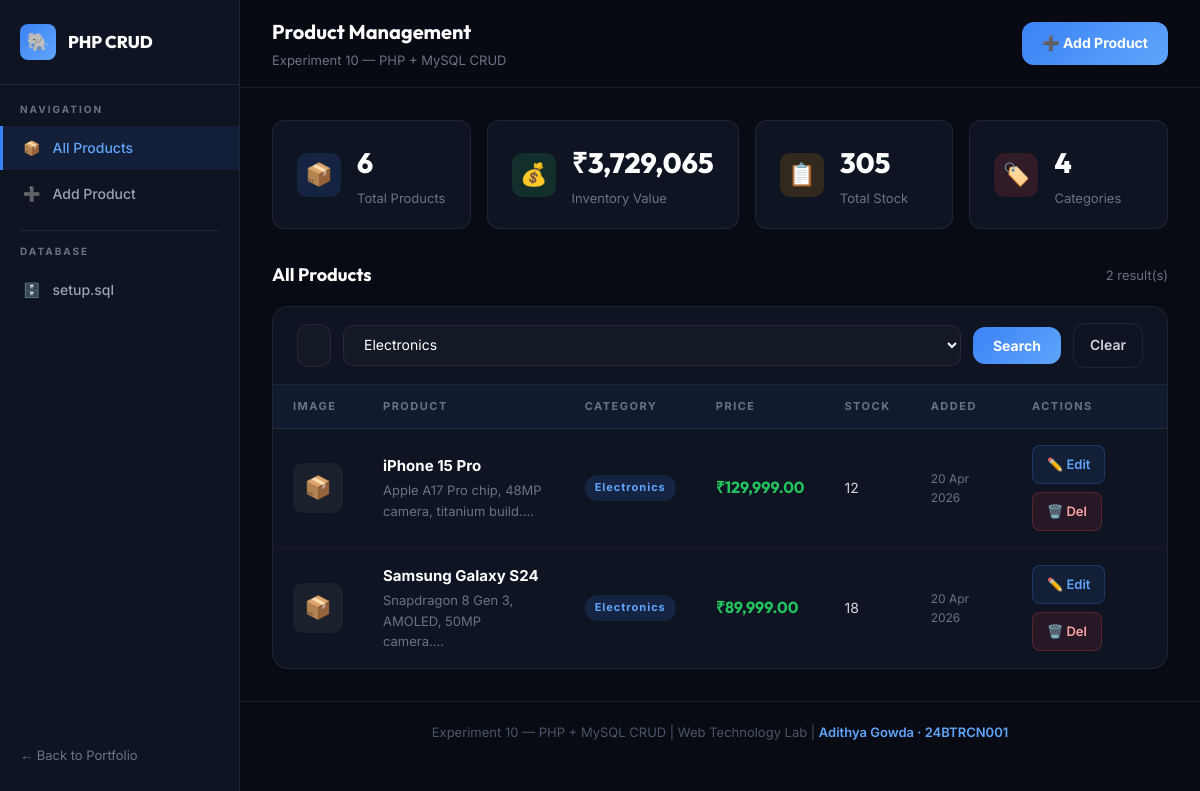
Screenshot of /index.php?cat=Electronics with the database file from the repository.
### tables this page shows
CREATE TABLE products (
    id          INT UNSIGNED AUTO_INCREMENT PRIMARY KEY,
    name        VARCHAR(120)    NOT NULL,
    category    ENUM('Electronics','Clothing','Food','Books','Other') NOT NULL DEFAULT 'Other',
    price       DECIMAL(10,2)   NOT NULL,
    stock       INT UNSIGNED    NOT NULL DEFAULT 0,
    description TEXT,
    image       VARCHAR(255)    DEFAULT NULL,
    created_at  TIMESTAMP       DEFAULT CURRENT_TIMESTAMP,
    updated_at  TIMESTAMP       DEFAULT CURRENT_TIMESTAMP ON UPDATE CURRENT_TIMESTAMP
);

### index.php (the view, shortened to what this page needs)
<?php
$db = getDB();
$totalProducts = $db->query('SELECT COUNT(*) FROM products')->fetchColumn();
$totalValue    = $db->query('SELECT SUM(price * stock) FROM products')->fetchColumn() ?? 0;
$totalStock    = $db->query('SELECT SUM(stock) FROM products')->fetchColumn() ?? 0;
$categories    = $db->query('SELECT COUNT(DISTINCT category) FROM products')->fetchColumn();
$search   = trim($_GET['search'] ?? '');
$catFilter= $_GET['cat'] ?? '';
$sql      = 'SELECT * FROM products WHERE 1=1';
$params   = [];
if ($catFilter !== '') {
    $sql .= ' AND category = :cat';
    $params[':cat'] = $catFilter;
}
$sql .= ' ORDER BY created_at DESC';
$stmt = $db->prepare($sql);
$stmt->execute($params);
$products = $stmt->fetchAll();
?>
<!DOCTYPE html>
<html lang="en">
<head>
    <link rel="stylesheet" href="style.css">
</head>
<body>
<div class="layout">
    <aside class="sidebar">
        <div class="sidebar-logo">
            <div class="sidebar-logo-icon">🐘</div>
            PHP CRUD
        </div>
        <span style="font-size:10px;font-weight:700;letter-spacing:2px;color:var(--gray-500);text-transform:uppercase;padding:0 20px 8px;">Navigation</span>
        <a href="index.php" class="nav-item active">
            <span class="nav-icon">📦</span> All Products
        </a>
        <a href="create.php" class="nav-item">
            <span class="nav-icon">➕</span> Add Product
        </a>
        <div class="sidebar-divider"></div>
        <span style="font-size:10px;font-weight:700;letter-spacing:2px;color:var(--gray-500);text-transform:uppercase;padding:0 20px 8px;">Database</span>
        <a href="setup.sql" class="nav-item" download>
            <span class="nav-icon">🗄️</span> setup.sql
        </a>
        <div class="sidebar-back">
            <a href="../../index.html">← Back to Portfolio</a>
        </div>
    </aside>
    <div class="content">
        <div class="topbar">
            <div>
                <div class="topbar-title">Product Management</div>
                <div class="topbar-sub">Experiment 10 — PHP + MySQL CRUD</div>
            </div>
            <div class="topbar-actions">
                <a href="create.php" class="btn btn-primary">➕ Add Product</a>
            </div>
        </div>
        <div class="main">
            <div class="stats-grid">
                <div class="stat-card">
                    <div class="stat-icon blue">📦</div>
                    <div>
                        <div class="stat-value"><?= $totalProducts ?></div>
                        <div class="stat-label">Total Products</div>
                    </div>
                </div>
                <div class="stat-card">
                    <div class="stat-icon green">💰</div>
                    <div>
                        <div class="stat-value">₹<?= number_format((float)$totalValue, 0) ?></div>
                        <div class="stat-label">Inventory Value</div>
                    </div>
                </div>
                <div class="stat-card">
                    <div class="stat-icon yellow">📋</div>
                    <div>
                        <div class="stat-value"><?= $totalStock ?></div>
                        <div class="stat-label">Total Stock</div>
                    </div>
                </div>
                <div class="stat-card">
                    <div class="stat-icon red">🏷️</div>
                    <div>
                        <div class="stat-value"><?= $categories ?></div>
                        <div class="stat-label">Categories</div>
                    </div>
                </div>
            </div>
            <div class="table-section">
                <div class="section-header">
                    <h2 class="section-title">All Products</h2>
                    <span style="font-size:13px;color:var(--gray-500);"><?= count($products) ?> result(s)</span>
                </div>
                <div class="table-card">
                    <form method="GET" class="search-bar">
                        <input type="text" name="search" placeholder="🔍  Search products…"
                               value="<?= htmlspecialchars($search) ?>">
                        <select name="cat" onchange="this.form.submit()"
                            style="background:var(--bg-input);border:1.5px solid var(--border);border-radius:10px;padding:10px 16px;color:var(--white);font-size:14px;outline:none;">
                            <?php foreach (['Electronics','Clothing','Food','Books','Other'] as $c): ?>
                            <option value="<?=$c?>" <?= $catFilter===$c?'selected':'' ?>><?=$c?></option>
                            <?php endforeach; ?>
                        </select>
                        <button type="submit" class="btn btn-primary" style="padding:10px 20px;font-size:14px;">Search</button>
                        <?php if ($search||$catFilter): ?>
                        <a href="index.php" class="btn btn-secondary" style="padding:10px 16px;font-size:14px;">Clear</a>
                        <?php endif; ?>
                    </form>
                    <?php if (empty($products)): ?>
                    <div class="no-products">
                        <div class="no-products-icon">📭</div>
                        <div class="no-products-text">No products found.</div>
                        <a href="create.php" class="btn btn-primary" style="margin-top:16px;display:inline-flex;">➕ Add First Product</a>
                    </div>
                    <?php else: ?>
                    <div class="table-wrapper">
                        <table>
                            <thead>
                                <tr>
                                    <th>Image</th>
                                    <th>Product</th>
                                    <th>Category</th>
                                    <th>Price</th>
                                    <th>Stock</th>
                                    <th>Added</th>
                                    <th>Actions</th>
                                </tr>
                            </thead>
                            <tbody>
                                <?php foreach ($products as $p): ?>
                                <tr>
                                    <td>
                                        <?php if ($p['image']): ?>
                                        <img src="uploads/<?= htmlspecialchars($p['image']) ?>"
                                             alt="" class="product-img">
                                        <?php else: ?>
                                        <div class="product-img-placeholder">📦</div>
                                        <?php endif; ?>
                                    </td>
                                    <td>
                                        <div class="product-name"><?= htmlspecialchars($p['name']) ?></div>
                                        <div class="product-desc"><?= htmlspecialchars(substr($p['description'],0,60)).'…' ?></div>
                                    </td>
                                    <td>
                                        <?php
                                        $catClass = 'cat-'.strtolower($p['category']);
                                        ?>
                                        <span class="category-badge <?= $catClass ?>"><?= $p['category'] ?></span>
                                    </td>
                                    <td><span class="price">₹<?= number_format($p['price'], 2) ?></span></td>
                                    <td><?= $p['stock'] ?></td>
                                    <td style="font-size:12px;color:var(--gray-500);"><?= date('d M Y', strtotime($p['created_at'])) ?></td>
                                    <td>
                                        <div class="actions">
                                            <a href="edit.php?id=<?= $p['id'] ?>" class="btn-edit">✏️ Edit</a>
                                            <a href="delete.php?id=<?= $p['id'] ?>" class="btn-danger">🗑️ Del</a>
                                        </div>
                                    </td>
                                </tr>
                                <?php endforeach; ?>
                            </tbody>
                        </table>
                    </div>
                    <?php endif; ?>
                </div>
            </div>
        </div>
        <footer class="footer">
            Experiment 10 — PHP + MySQL CRUD | Web Technology Lab |
            <span>Adithya Gowda · 24BTRCN001</span>
        </footer>
    </div>
</div>
</body>
</html>

### rows the page displays
products: name "iPhone 15 Pro", description "Apple A17 Pro chip, 48MP camera, titanium build.", category "Electronics", price "129,999.00", stock "12", created_at "20 Apr 2026"
products: name "Samsung Galaxy S24", description "Snapdragon 8 Gen 3, AMOLED, 50MP camera.", category "Electronics", price "89,999.00", stock "18", created_at "20 Apr 2026"

### other values shown
$totalProducts "6"
$totalValue "3,729,065"
$totalStock "305"
$categories "4"
count($products) "2"
form field cat "Electronics"
